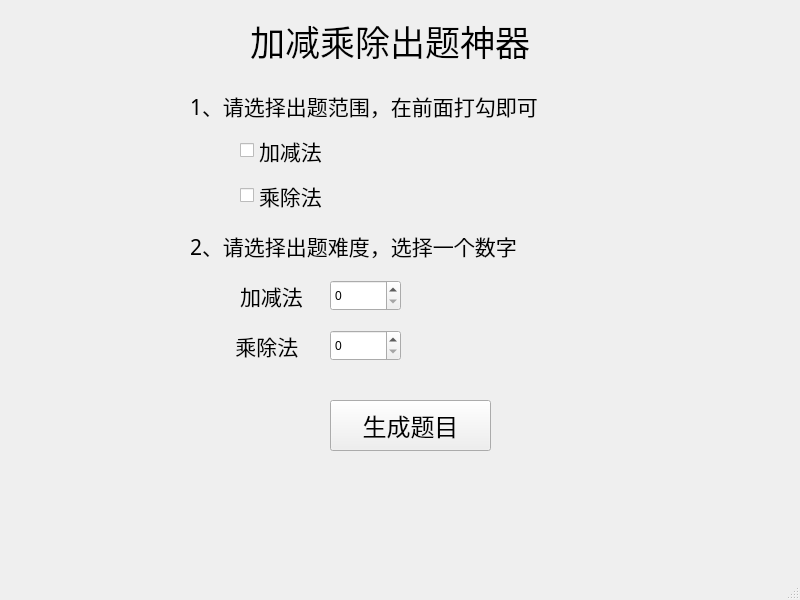
<?xml version="1.0" encoding="UTF-8"?>
<ui version="4.0">
 <class>MainWindow</class>
 <widget class="QMainWindow" name="MainWindow">
  <property name="geometry">
   <rect>
    <x>0</x>
    <y>0</y>
    <width>800</width>
    <height>600</height>
   </rect>
  </property>
  <property name="windowTitle">
   <string>MainWindow</string>
  </property>
  <widget class="QWidget" name="centralwidget">
   <widget class="QLabel" name="title">
    <property name="geometry">
     <rect>
      <x>250</x>
      <y>10</y>
      <width>351</width>
      <height>61</height>
     </rect>
    </property>
    <property name="font">
     <font>
      <family>Adobe Devanagari</family>
      <pointsize>26</pointsize>
     </font>
    </property>
    <property name="text">
     <string>加减乘除出题神器</string>
    </property>
   </widget>
   <widget class="QPushButton" name="button_gen">
    <property name="geometry">
     <rect>
      <x>330</x>
      <y>400</y>
      <width>161</width>
      <height>51</height>
     </rect>
    </property>
    <property name="font">
     <font>
      <family>黑体</family>
      <pointsize>18</pointsize>
     </font>
    </property>
    <property name="layoutDirection">
     <enum>Qt::LeftToRight</enum>
    </property>
    <property name="text">
     <string>生成题目</string>
    </property>
   </widget>
   <widget class="QCheckBox" name="ck_add_minus">
    <property name="geometry">
     <rect>
      <x>240</x>
      <y>130</y>
      <width>121</width>
      <height>41</height>
     </rect>
    </property>
    <property name="font">
     <font>
      <family>宋体</family>
      <pointsize>16</pointsize>
     </font>
    </property>
    <property name="text">
     <string>加减法</string>
    </property>
   </widget>
   <widget class="QCheckBox" name="ck_multi_plus">
    <property name="geometry">
     <rect>
      <x>240</x>
      <y>180</y>
      <width>111</width>
      <height>31</height>
     </rect>
    </property>
    <property name="font">
     <font>
      <family>宋体</family>
      <pointsize>16</pointsize>
     </font>
    </property>
    <property name="text">
     <string>乘除法</string>
    </property>
   </widget>
   <widget class="QLabel" name="title_1">
    <property name="geometry">
     <rect>
      <x>190</x>
      <y>90</y>
      <width>471</width>
      <height>31</height>
     </rect>
    </property>
    <property name="font">
     <font>
      <family>黑体</family>
      <pointsize>16</pointsize>
     </font>
    </property>
    <property name="text">
     <string>1、请选择出题范围，在前面打勾即可</string>
    </property>
   </widget>
   <widget class="QLabel" name="label_3">
    <property name="geometry">
     <rect>
      <x>190</x>
      <y>230</y>
      <width>501</width>
      <height>31</height>
     </rect>
    </property>
    <property name="font">
     <font>
      <family>黑体</family>
      <pointsize>16</pointsize>
     </font>
    </property>
    <property name="text">
     <string>2、请选择出题难度，选择一个数字</string>
    </property>
   </widget>
   <widget class="QLabel" name="label_4">
    <property name="geometry">
     <rect>
      <x>240</x>
      <y>280</y>
      <width>91</width>
      <height>31</height>
     </rect>
    </property>
    <property name="font">
     <font>
      <family>宋体</family>
      <pointsize>16</pointsize>
     </font>
    </property>
    <property name="text">
     <string>加减法</string>
    </property>
   </widget>
   <widget class="QLabel" name="label_5">
    <property name="geometry">
     <rect>
      <x>230</x>
      <y>330</y>
      <width>101</width>
      <height>31</height>
     </rect>
    </property>
    <property name="font">
     <font>
      <family>宋体</family>
      <pointsize>16</pointsize>
     </font>
    </property>
    <property name="text">
     <string> 乘除法</string>
    </property>
   </widget>
   <widget class="QSpinBox" name="spinBox_multi">
    <property name="geometry">
     <rect>
      <x>330</x>
      <y>330</y>
      <width>71</width>
      <height>31</height>
     </rect>
    </property>
   </widget>
   <widget class="QSpinBox" name="spinBox_add">
    <property name="geometry">
     <rect>
      <x>330</x>
      <y>280</y>
      <width>71</width>
      <height>31</height>
     </rect>
    </property>
   </widget>
  </widget>
  <widget class="QMenuBar" name="menubar">
   <property name="geometry">
    <rect>
     <x>0</x>
     <y>0</y>
     <width>800</width>
     <height>26</height>
    </rect>
   </property>
  </widget>
  <widget class="QStatusBar" name="statusbar"/>
 </widget>
 <resources/>
 <connections/>
</ui>
